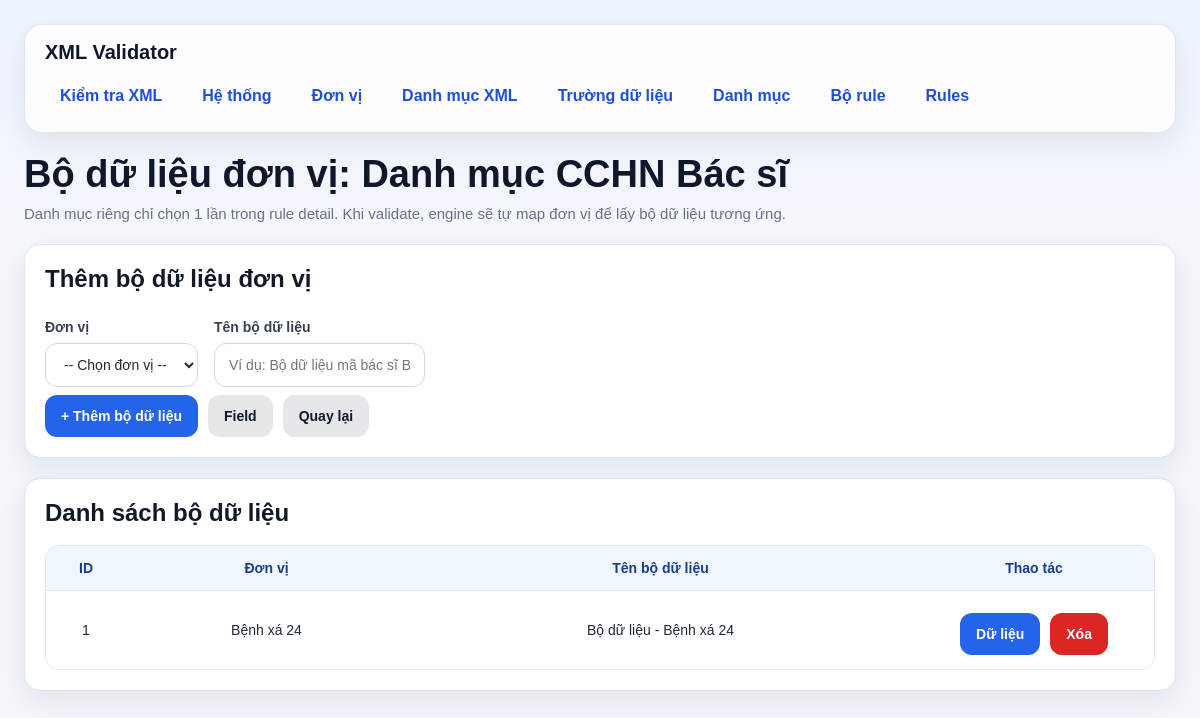
Before: /categories/1/datasets with the older database file.
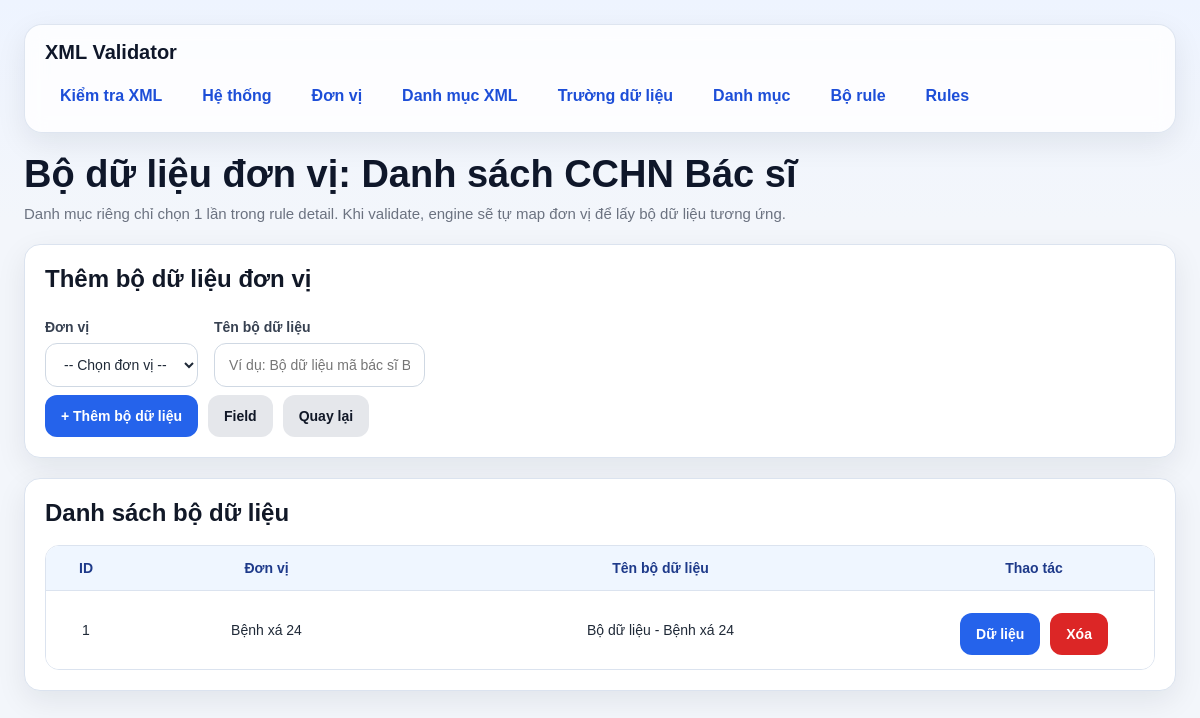
After: the same page with the newer database file.
### models/category_model.py (models this page shows, shortened)
class DanhMuc(db.Model):
    __tablename__ = "danh_muc"
    id = db.Column(db.Integer, primary_key=True)
    ten_danh_muc = db.Column(db.String(255), nullable=False)
    scope = db.Column(db.String(20), nullable=False, default="COMMON")
    fields = db.relationship(
        "DanhMucField",
        back_populates="danh_muc",
        cascade="all, delete-orphan",
        lazy="select"
    )
    datasets = db.relationship(
        "DanhMucDataset",
        back_populates="danh_muc",
        cascade="all, delete-orphan",
        lazy="select"
    )

### routes/category_routes.py (the view, shortened to what this page needs)
@category_bp.route("/<int:category_id>/datasets", methods=["GET", "POST"])
def manage_category_datasets(category_id):
    item = DanhMuc.query.get_or_404(category_id)
    error = None
    if (item.scope or "COMMON").upper() != "UNIT":
        return redirect(url_for("category_bp.manage_category_records", category_id=item.id))
    units = DonVi.query.order_by(DonVi.id.asc()).all()
    datasets = (
        DanhMucDataset.query
        .filter_by(danh_muc_id=item.id)
        .order_by(DanhMucDataset.id.asc())
        .all()
    )
    return render_template(
        "category_datasets.html",
        item=item,
        datasets=datasets,
        units=units,
        error=error
    )

### templates/category_datasets.html (shortened to what this page needs)
{% extends "base.html" %}
{% block content %}
<div class="page-header">
    <h1 class="page-title">Bộ dữ liệu đơn vị: {{ item.ten_danh_muc }}</h1>
    <div class="page-subtitle">
        Danh mục riêng chỉ chọn 1 lần trong rule detail. Khi validate, engine sẽ tự map đơn vị để lấy bộ dữ liệu tương ứng.
    </div>
</div>
<div class="card">
    <h2 class="card-title">Thêm bộ dữ liệu đơn vị</h2>
    <form method="POST">
        <div class="grid">
            <div class="col-6">
                <label>Đơn vị</label>
                <select name="don_vi_id">
                    <option value="">-- Chọn đơn vị --</option>
                </select>
            </div>
            <div class="col-6">
                <label>Tên bộ dữ liệu</label>
                <input type="text" name="ten_bo_du_lieu" placeholder="Ví dụ: Bộ dữ liệu mã bác sĩ BV A">
            </div>
        </div>
        <div class="actions">
            <button type="submit" class="btn btn-primary">+ Thêm bộ dữ liệu</button>
            <a href="/categories/{{ item.id }}/fields" class="btn btn-secondary">Field</a>
            <a href="/categories" class="btn btn-secondary">Quay lại</a>
        </div>
    </form>
</div>
<div class="card">
    <h2 class="card-title">Danh sách bộ dữ liệu</h2>
    {% if datasets %}
    <div class="table-wrap">
        <table>
            <thead>
                <tr>
                    <th style="width:80px;">ID</th>
                    <th>Đơn vị</th>
                    <th>Tên bộ dữ liệu</th>
                    <th style="width:240px;">Thao tác</th>
                </tr>
            </thead>
            <tbody>
                {% for ds in datasets %}
                <tr>
                    <td>{{ ds.id }}</td>
                    <td>{{ ds.don_vi.ten_don_vi if ds.don_vi else '-' }}</td>
                    <td>{{ ds.ten_bo_du_lieu }}</td>
                    <td>
                        <div class="actions actions-center">
                            <a class="btn btn-primary" href="/categories/{{ item.id }}/datasets/{{ ds.id }}/records">Dữ liệu</a>
                            <form class="inline" method="POST" action="/categories/{{ item.id }}/datasets/{{ ds.id }}/delete" onsubmit="return confirm('Xóa bộ dữ liệu này?');">
                                <button class="btn btn-danger" type="submit">Xóa</button>
                            </form>
                        </div>
                    </td>
                </tr>
                {% endfor %}
            </tbody>
        </table>
    </div>
    {% else %}
    <div class="empty-state">Chưa có bộ dữ liệu đơn vị nào.</div>
    {% endif %}
</div>
{% endblock %}

Changed rows visible on the page:
changed DanhMuc: ten_danh_muc "Danh mục CCHN Bác sĩ" → "Danh sách CCHN Bác sĩ"
